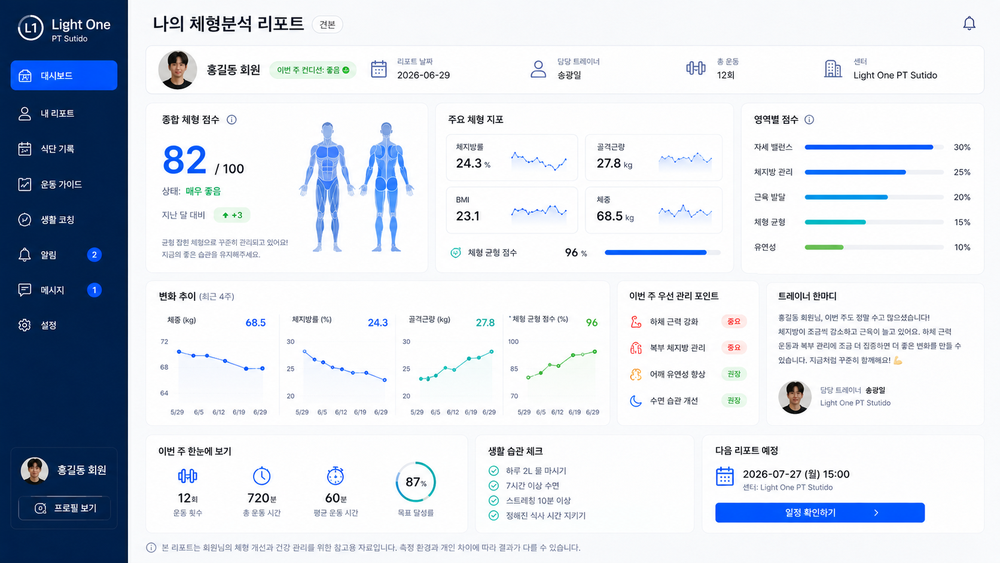
#> input picture 2/repo_lightoneV2/assets/dashboard/center/H_dashboard_center_mgmt_v1.png, 1000 x 563 px, shrunk from 1672 x 941 before the run
$ python qc_gate.py --input ../../../2/repo_lightoneV2/assets/dashboard/center/H_dashboard_center_mgmt_v1.png
#> lines starting #> are read from the running program, lines starting #| are printed output that depends on the picture; after the words box and inside, x2 and y2 are one past the last pixel; in counts of white or black regions, pixels touching at a corner belong together
### lightone-main/demo_assets/center_qc/scale_reference.py
"""Floor marker based pixel-to-centimeter scale conversion.

The marker must have a measured real-world length. If that value is unknown,
data is required; the code must not invent a physical scale.
"""

from __future__ import annotations

import argparse
import json
import os
from typing import Dict, Optional, Tuple

import cv2
import numpy as np


def _candidate_marker_mask(image: np.ndarray) -> np.ndarray:
    """Detect saturated floor marker candidates without using identity data."""
    hsv = cv2.cvtColor(image, cv2.COLOR_BGR2HSV)
    saturation = hsv[:, :, 1]
    value = hsv[:, :, 2]
    mask = ((saturation > 70) & (value > 50)).astype(np.uint8) * 255
    kernel = np.ones((5, 5), np.uint8)
    return cv2.morphologyEx(mask, cv2.MORPH_OPEN, kernel)


def detect_floor_marker(
    image: np.ndarray,
    min_area_ratio: float = 0.0005,
    bottom_region_ratio: float = 0.50,
) -> Optional[Dict[str, object]]:
    """Return the strongest bottom-region rectangular marker candidate."""
    h, w = image.shape[:2]
    mask = _candidate_marker_mask(image)
    contours, _ = cv2.findContours(mask, cv2.RETR_EXTERNAL, cv2.CHAIN_APPROX_SIMPLE)
    min_area = float(h * w * min_area_ratio)
    best = None
    best_area = 0.0

    for contour in contours:
        area = float(cv2.contourArea(contour))
        if area < min_area:
            continue
        rect = cv2.minAreaRect(contour)
        (cx, cy), (rw, rh), angle = rect
        if cy < h * bottom_region_ratio:
            continue
        if rw <= 1 or rh <= 1:
            continue
        aspect = max(rw, rh) / max(min(rw, rh), 1e-6)
        if aspect < 1.5:
            continue
        if area > best_area:
            best_area = area
            best = {
                "center_px": [float(cx), float(cy)],
                "size_px": [float(rw), float(rh)],
                "angle_deg": float(angle),
                "area_px": area,
                "pixel_length": float(max(rw, rh)),
            }
    return best


# [68 lines left out: functions pixel_to_cm_scale, estimate_scale_from_marker, correct_px_measurement, read_image, main, not called in this run]


# [2 lines that do not run on import are left out]

### lightone-main/demo_assets/center_qc/qc_gate.py
"""Automatic QC gate for standard booth capture images.

The gate checks only composition, controlled background, and floor marker
presence. It does not save or identify a person.
"""

from __future__ import annotations

import argparse
import json
import os
from typing import Dict, List, Optional, Tuple

import cv2
import numpy as np

try:
    from .booth_spec import BOOTH_SPEC
    from .scale_reference import detect_floor_marker
except ImportError:
    from booth_spec import BOOTH_SPEC  # type: ignore
    from scale_reference import detect_floor_marker  # type: ignore


def _border_pixels(image: np.ndarray, border_ratio: float = 0.06) -> np.ndarray:
    h, w = image.shape[:2]
    border = max(2, int(round(min(h, w) * border_ratio)))
    top = image[:border, :, :]
    bottom = image[-border:, :, :]
    left = image[:, :border, :]
    right = image[:, -border:, :]
    return np.concatenate(
        [
            top.reshape(-1, 3),
            bottom.reshape(-1, 3),
            left.reshape(-1, 3),
            right.reshape(-1, 3),
        ],
        axis=0,
    )


def background_uniformity(image: np.ndarray) -> Dict[str, object]:
    """Measure whether border background is close to a single color."""
    border = _border_pixels(image)
    border_hsv = cv2.cvtColor(border.reshape(1, -1, 3), cv2.COLOR_BGR2HSV).reshape(-1, 3)
    neutral_border = border[border_hsv[:, 1] <= 70]
    if neutral_border.size == 0:
        neutral_border = border
    border = neutral_border.astype(np.float32)
    median_color = np.median(border, axis=0)
    color_distance = np.linalg.norm(border - median_color.reshape(1, 3), axis=1)
    return {
        "median_bgr": [float(v) for v in median_color],
        "border_color_std": float(np.std(color_distance)),
        "border_color_mean_distance": float(np.mean(color_distance)),
    }


def foreground_mask(image: np.ndarray, background_bgr: np.ndarray) -> np.ndarray:
    diff = np.linalg.norm(image.astype(np.float32) - background_bgr.reshape(1, 1, 3), axis=2)
    mask = (diff > 35.0).astype(np.uint8) * 255
    marker_mask = _saturated_mask(image)
    mask[marker_mask > 0] = 0
    kernel = np.ones((5, 5), np.uint8)
    return cv2.morphologyEx(mask, cv2.MORPH_OPEN, kernel)


def _saturated_mask(image: np.ndarray) -> np.ndarray:
    hsv = cv2.cvtColor(image, cv2.COLOR_BGR2HSV)
    return (((hsv[:, :, 1] > 70) & (hsv[:, :, 2] > 50)).astype(np.uint8)) * 255


def find_subject_bbox(image: np.ndarray) -> Optional[Tuple[int, int, int, int]]:
    bg = np.asarray(background_uniformity(image)["median_bgr"], dtype=np.float32)
    mask = foreground_mask(image, bg)
    contours, _ = cv2.findContours(mask, cv2.RETR_EXTERNAL, cv2.CHAIN_APPROX_SIMPLE)
    if not contours:
        return None
    h, w = image.shape[:2]
    min_area = h * w * 0.02
    best_bbox = None
    best_area = 0.0
    for contour in contours:
        area = float(cv2.contourArea(contour))
        if area < min_area:
            continue
        x, y, bw, bh = cv2.boundingRect(contour)
        if area > best_area:
            best_area = area
            best_bbox = (x, y, bw, bh)
    return best_bbox


def check_subject_composition(
    image: np.ndarray,
    center_tolerance_ratio: float = 0.15,
    min_height_ratio: float = 0.45,
    edge_margin_px: int = 5,
) -> Dict[str, object]:
    h, w = image.shape[:2]
    bbox = find_subject_bbox(image)
    if bbox is None:
        return {
            "name": "피험자 구도",
            "pass": False,
            "reason": "피험자 전경 영역을 찾지 못했습니다.",
        }

    x, y, bw, bh = bbox
    center_x = x + bw / 2.0
    center_offset_ratio = abs(center_x - w / 2.0) / max(w, 1)
    height_ratio = bh / max(h, 1)
    touches_edge = (
        x <= edge_margin_px
        or y <= edge_margin_px
        or x + bw >= w - edge_margin_px
        or y + bh >= h - edge_margin_px
    )

    failures: List[str] = []
    if center_offset_ratio > center_tolerance_ratio:
        failures.append("프레임 중앙에서 벗어났습니다")
    if height_ratio < min_height_ratio:
        failures.append("전신이 충분히 크게 포함되지 않았습니다")
    if touches_edge:
        failures.append("몸 일부가 프레임 가장자리에 닿아 잘렸을 가능성이 있습니다")

    return {
        "name": "피험자 구도",
        "pass": not failures,
        "reason": "정상" if not failures else ", ".join(failures),
        "bbox": [int(v) for v in bbox],
        "center_offset_ratio": float(center_offset_ratio),
        "height_ratio": float(height_ratio),
    }


def check_background(image: np.ndarray, max_border_std: float = 12.0) -> Dict[str, object]:
    metrics = background_uniformity(image)
    pass_check = float(metrics["border_color_mean_distance"]) <= max_border_std
    return {
        "name": "배경 단색 통제",
        "pass": pass_check,
        "reason": "정상" if pass_check else "배경 색/무늬 변화가 커서 단색 배경으로 보기 어렵습니다.",
        **metrics,
        "threshold_border_mean_distance": float(max_border_std),
    }


def check_floor_marker(
    image: np.ndarray,
    min_area_ratio: float = 0.0005,
    bottom_region_ratio: float = 0.50,
) -> Dict[str, object]:
    marker = detect_floor_marker(
        image,
        min_area_ratio=min_area_ratio,
        bottom_region_ratio=bottom_region_ratio,
    )
    if marker is None:
        return {
            "name": "바닥 기준 마커",
            "pass": False,
            "reason": "거리/스케일 보정용 바닥 마커를 찾지 못했습니다.",
        }
    return {
        "name": "바닥 기준 마커",
        "pass": True,
        "reason": "정상",
        "marker": marker,
    }


def run_qc_gate(image: np.ndarray) -> Dict[str, object]:
    thresholds = BOOTH_SPEC["image_qc_thresholds"]
    composition = check_subject_composition(
        image,
        center_tolerance_ratio=float(thresholds["subject_center_tolerance_ratio"]),
        min_height_ratio=float(thresholds["subject_min_height_ratio"]),
        edge_margin_px=int(thresholds["subject_edge_margin_px"]),
    )
    background = check_background(
        image,
        max_border_std=float(thresholds["background_max_border_std"]),
    )
    marker = check_floor_marker(
        image,
        min_area_ratio=float(thresholds["marker_min_area_ratio"]),
        bottom_region_ratio=float(thresholds["marker_bottom_region_ratio"]),
    )
    checks = [composition, background, marker]
    failures = [check for check in checks if not bool(check["pass"])]
    passed = not failures
    return {
        "pass": passed,
        "status": "PASS" if passed else "FAIL",
        "checks": checks,
        "message": "촬영 QC 통과" if passed else "다시 촬영하세요: " + " / ".join(
            f"{item['name']} - {item['reason']}" for item in failures
        ),
        "identity_policy": "신원 정보 비저장. QC는 구도/배경/마커만 판단.",
    }


def read_image(path: str) -> np.ndarray:
    image = cv2.imread(path, cv2.IMREAD_COLOR)
    if image is None:
        raise ValueError(f"Cannot read image: {path}")
    return image


def main() -> int:
    parser = argparse.ArgumentParser(description="Run LIGHT ONE center QC gate.")
    parser.add_argument("--input", required=True, help="Input booth QC image.")
    parser.add_argument("--output", help="Optional JSON output path.")
    args = parser.parse_args()

    report = run_qc_gate(read_image(args.input))
#> in read_image, image is the input picture: shape (563, 1000, 3); mean B, G, R 227.2, 217.5, 210.9
#> in run_qc_gate, `thresholds = BOOTH_SPEC["image_qc_thresholds"]`: thresholds = {'subject_center_tolerance_ratio': 0.15, 'subject_min_height_ratio': 0.45, 'subject_edge_margin_px': 5, 'background_max_border_std': 12, 'marker_min_area_ratio': 0.0005, 'marker_bottom_region_ratio': 0.5}
#> in _border_pixels, `right = image[:, -border:, :]`:
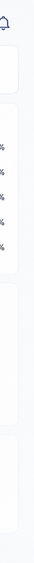
#> right: shape (563, 34, 3); mean B, G, R 251.9, 250.4, 249.6
#> in background_uniformity, `median_color = np.median(border, axis=0)`: median_color = [252, 250, 248]
#> in foreground_mask, `diff = np.linalg.norm(image.astype(np.float32) - background_bgr.reshap..`:
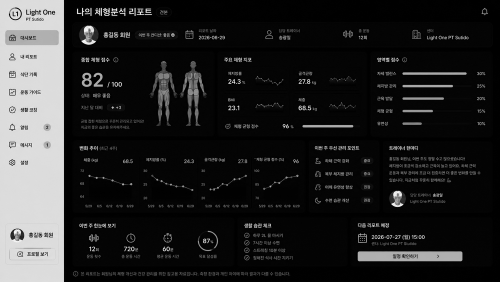
#> diff: shape (563, 1000) float32 (shown at 1/2 size); min 0, max 433, mean 64; drawn with min black and max white
#> in foreground_mask, `mask = (diff > 35.0).astype(np.uint8) * 255`:
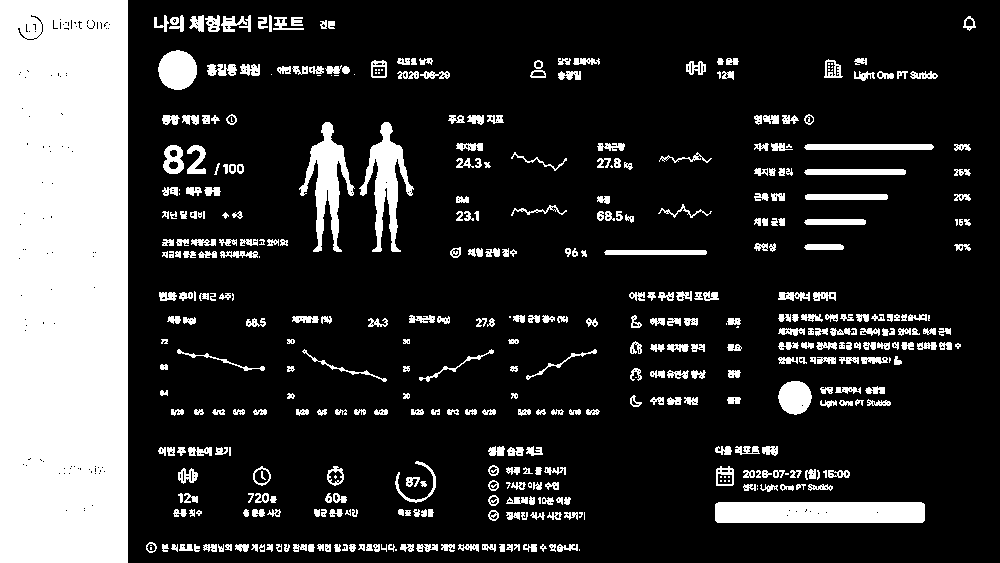
#> mask: shape (563, 1000); 20.4% white; 448 white regions (54 under 20 px), largest, box (x1, y1, x2, y2) and area: (0, 0, 128, 563) 71796, (715, 502, 925, 523) 4386, (299, 122, 355, 252) 2716
#> in foreground_mask, `mask[marker_mask > 0] = 0`:
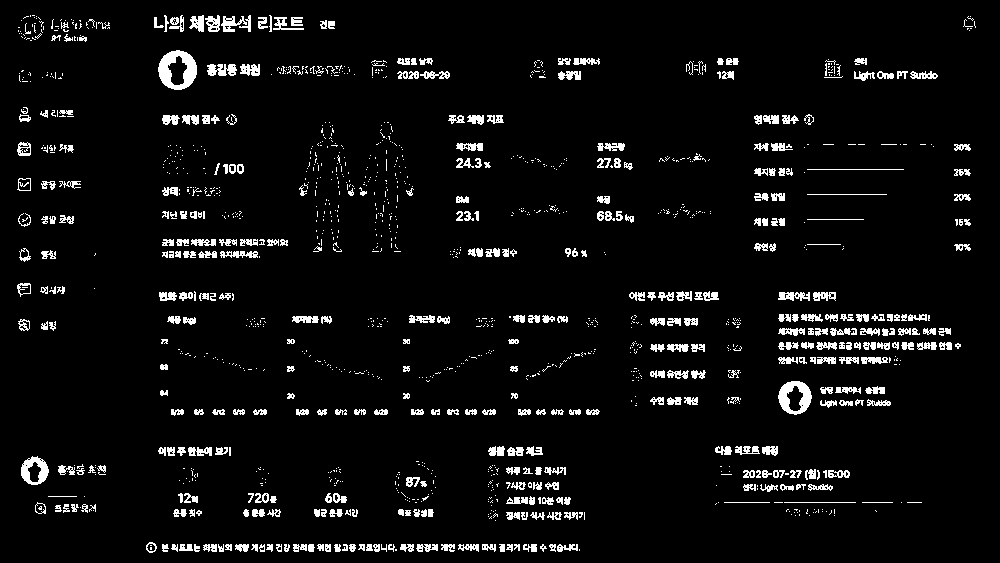
#> mask: shape (563, 1000); 5.3% white; 1360 white regions (966 under 20 px), largest, box (x1, y1, x2, y2) and area: (158, 50, 197, 90) 879, (778, 381, 812, 415) 637, (21, 456, 49, 485) 444
#> in foreground_mask, `return cv2.morphologyEx(mask, cv2.MORPH_OPEN, kernel)`:
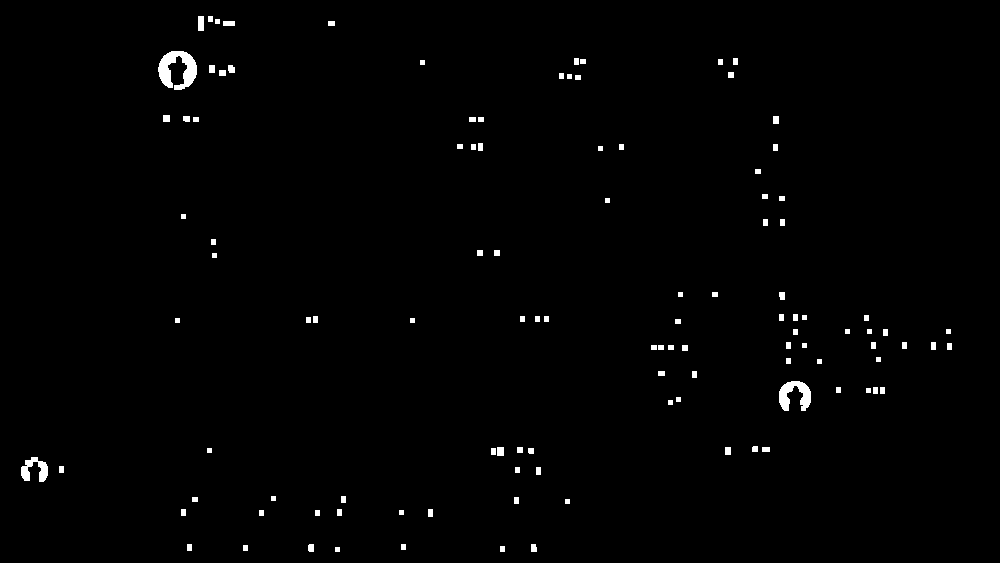
#> returned value: shape (563, 1000); 0.97% white; 113 white regions
#> in find_subject_bbox, `contours, _ = cv2.findContours(mask, cv2.RETR_EXTERNAL, cv2.CHAIN_APPR..`: contours = 113 contours, 25 with area under 20; largest, box (x1, y1, x2, y2) and area: (158, 51, 197, 90) 762, (779, 381, 811, 411) 486, (21, 457, 48, 482) 294, (198, 16, 204, 31) 70, (497, 447, 504, 456) 48
#> the loop in find_subject_bbox, `for contour in contours:` made 113 passes
#> (contour, area) on passes 2, 3, 5, 7, 9, 10, 11, 12: ([[500, 546], [500, 551], [504, 551], [504, 546]], 20), ([[243, 545], [243, 550], [247, 550], [247, 545]], 20), ([[401, 544], [401, 549], [405, 549], [405, 544]], 20), ([[187, 544], [187, 550], [191, 550], [191, 544]], 24), ([[315, 510], [315, 515], [319, 515], [319, 510]], 20), ([[259, 510], [259, 515], [263, 515], [263, 510]], 20), ([[428, 509], [428, 516], [432, 516], [432, 509]], 28), ([[337, 509], [337, 515], [341, 515], [341, 509]], 24)
#> after the loop in find_subject_bbox, `for contour in contours:`: best_area = 0
#> in run_qc_gate, `composition = check_subject_composition( image, center_tolerance_ratio..`: composition = {'name': '피험자 구도', 'pass': False, 'reason': '피험자 전경 영역을 찾지 못했습니다.'}
#> in check_background, `metrics = background_uniformity(image)`: metrics = {'median_bgr': [252, 250, 248], 'border_color_std': 33.45, 'border_color_mean_distance': 9.07}
#> in check_background, `pass_check = float(metrics["border_color_mean_distance"]) <= max_borde..`: pass_check = True
#> in run_qc_gate, `background = check_background( image, max_border_std=float(thresholds[..`: background = {'name': '배경 단색 통제', 'pass': True, 'reason': '정상', 'median_bgr': [252, 250, 248], 'border_color_std': 33.45, 'border_color_mean_distance': 9.07, 'threshold_border_mean_distance': 12}
#> in _candidate_marker_mask, `value = hsv[:, :, 2]`:
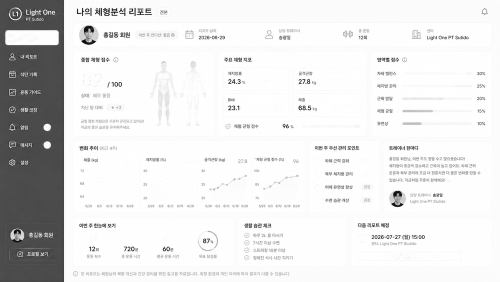
#> value: shape (563, 1000) (shown at 1/2 size); min 0, max 255, mean 227.7
#> in _candidate_marker_mask, `return cv2.morphologyEx(mask, cv2.MORPH_OPEN, kernel)`:
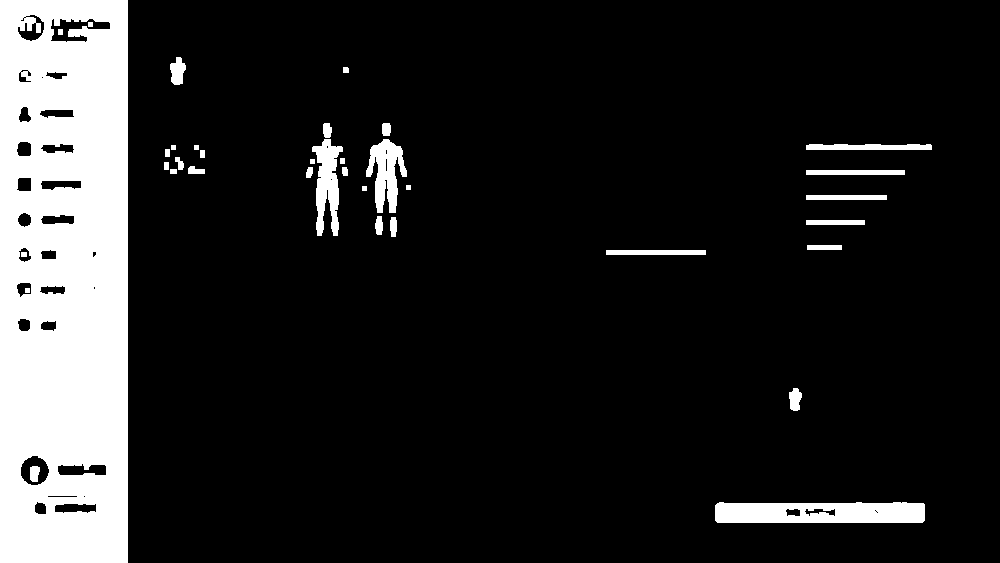
#> returned value: shape (563, 1000); 14% white; 36 white regions
#> in detect_floor_marker, `contours, _ = cv2.findContours(mask, cv2.RETR_EXTERNAL, cv2.CHAIN_APPR..`: contours = 31 contours, 5 with area under 20; largest, box (x1, y1, x2, y2) and area: (0, 0, 128, 563) 71374, (715, 502, 925, 523) 3988, (312, 139, 343, 236) 1530, (366, 139, 407, 213) 1530, (806, 144, 932, 150) 562
#> the loop in detect_floor_marker, `for contour in contours:` made 31 passes
#> (area, rect, cx, cy, rw, rh, aspect, best_area) on pass 1: (3988.5, ((819.5, 512), (20, 209), -90), 819.5, 512, 20, 209, 10.45, 3988.5)
#> after the loop in detect_floor_marker, `for contour in contours:`: best_area = 3988.5
#> in check_floor_marker, `marker = detect_floor_marker( image, min_area_ratio=min_area_ratio, bo..`: marker = {'center_px': [819.5, 512], 'size_px': [20, 209], 'angle_deg': -90, 'area_px': 3988.5, 'pixel_length': 209}
#> in run_qc_gate, `marker = check_floor_marker( image, min_area_ratio=float(thresholds["m..`: marker = 4 items
#> in run_qc_gate, `failures = [check for check in checks if not bool(check["pass"])]`: failures = 1 item
#> in run_qc_gate, `passed = not failures`: passed = False
#> report = 5 items
    text = json.dumps(report, ensure_ascii=False, indent=2)
    print(text)
#> (printed output is left out)
    if args.output:
        os.makedirs(os.path.dirname(os.path.abspath(args.output)), exist_ok=True)
        with open(args.output, "w", encoding="utf-8") as f:
            f.write(text + "\n")
    return 0


if __name__ == "__main__":
    raise SystemExit(main())
#> (the program exits here)
